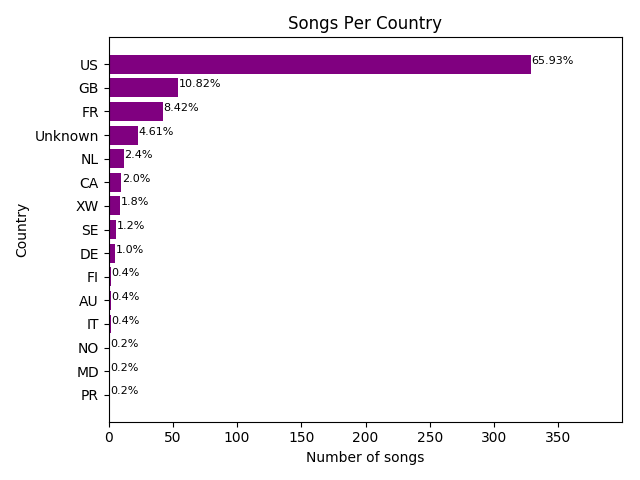

Write Python code to recreate this figure.
import matplotlib.pyplot as plt 
from functions import importMappedData, mbzMeta
import numpy as np

# Set up data
allData = importMappedData()
data = mbzMeta(allData)
data = data.merge(allData, on='track_id')

# Select the attribute we want to visualise
attribute = data['country'].value_counts()

labels = attribute.index.values
# Deal with unknown (empty string)
labels = ["Unknown" if x == '' else x for x in labels]

frequency = attribute.tolist() 

fig,ax = plt.subplots()
y_pos = np.arange(len(labels))
ax.barh(y_pos, frequency,align='center',color='purple')
ax.set_yticks(y_pos)
ax.set_yticklabels(labels)
ax.invert_yaxis()
# Set percentage labels
totals = []
for i in ax.patches:
	totals.append(i.get_width())
total = sum(totals)
for i in ax.patches:
	ax.text(i.get_width()+.3, i.get_y()+.38, \
		str(round((i.get_width()/total)*100,2))+'%',fontsize=10)
ax.set_xlabel('Number of songs')
ax.set_ylabel('Country')
ax.set_title("Songs Per Country")
plt.gcf().subplots_adjust(left=0.25)
plt.show()	
''' 
# Generate the y positions. Later, replace them with labels
y_pos = range(len(labels))

# Configure plot settings
plt.title("Frequency of Songs Per Country")
plt.xlabel("Country Code")
plt.ylabel("Number of Songs")
plt.bar(y_pos,frequency)
plt.xticks(y_pos,labels)
plt.show()
'''
